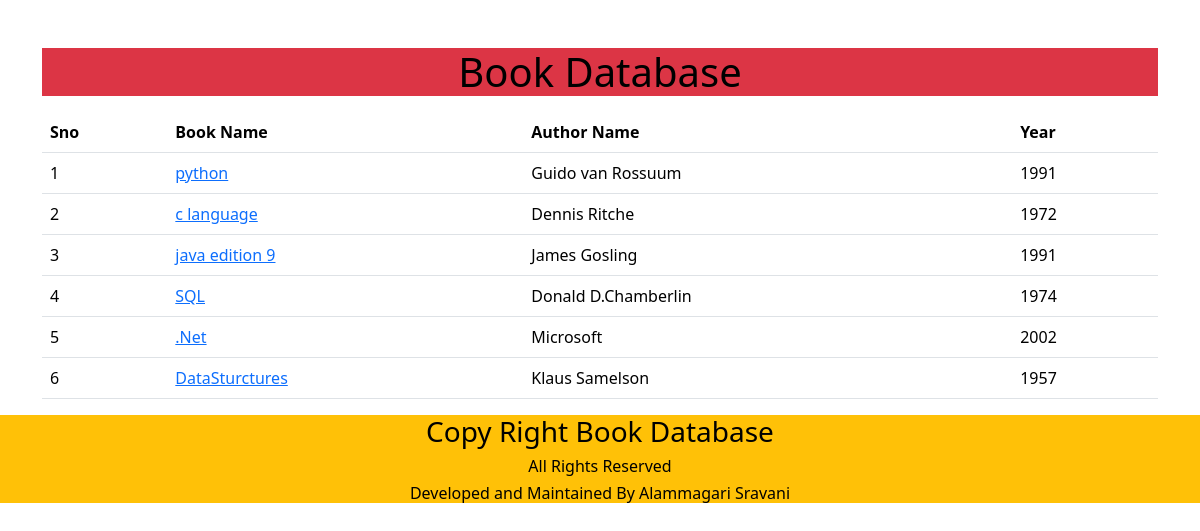
The page / on the database its author committed.
### details/models.py (models this page shows, shortened)
class Book(models.Model):
    book_id=models.CharField(max_length=10)
    book_name=models.CharField(max_length=100)
    author_name=models.CharField(max_length=100)
    year=models.CharField(max_length=10)
    photo=models.ImageField(upload_to='images')

### Book/views.py (the view)
# urls.py: 2. Add a URL to urlpatterns:  path('', views.home, name='home')
def home(request):
        book=Book.objects.all()
        context={
                'book':book,
        }
        return render(request,'home.html',context)

### templates/home.html (shortened to what this page needs)
<!DOCTYPE html>
<html lang="en">
<head>
    <link href="https://cdn.jsdelivr.net/npm/bootstrap@5.3.3/dist/css/bootstrap.min.css" rel="stylesheet">
</head>
<body>
    <div class="container mt-5">
        <h1 class="text-center bg-danger text-black">Book Database</h1>
        <table class="table table-hover mt-3">
            <thead>
                <tr>
                    <th>Sno</th>
                    <th>Book Name</th>
                    <th>Author Name</th>
                    <th>Year</th>
                </tr>
            </thead>
            <tbody>
                {% for x in book %}
                <tr>
                    <td>{{forloop.counter}}</td>
                    <td><a href="{% url 'book_detail' x.id %}">{{x.book_name}}</td>
                    <td>{{x.author_name}}</td>
                    <td>{{x.year}}</td>
                </tr>
                {% endfor %}
            </tbody>
        </table>
    </div>
    <footer class="text-center bg-warning text-black">
        <h3>Copy Right Book Database</h3>
        <h6>All Rights Reserved </h6>
        <h6>Developed and Maintained By Alammagari Sravani</h6>
      </footer>
</body>
</html>

### rows shown on the page
Book: book_name "python", author_name "Guido van Rossuum", year "1991"
Book: book_name "c language", author_name "Dennis Ritche", year "1972"
Book: book_name "java edition 9", author_name "James Gosling", year "1991"
Book: book_name "SQL", author_name "Donald D.Chamberlin", year "1974"
Book: book_name ".Net", author_name "Microsoft", year "2002"
Book: book_name "DataSturctures", author_name "Klaus Samelson", year "1957"
